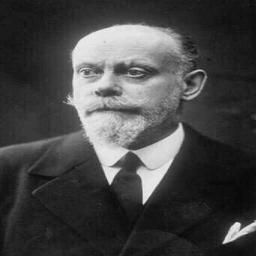
#> input picture Code/Avec CNN/Application/Assets/4.jpg, 256 x 256 px, found by its file name
$ python filtragePasseBas_avec_TF.py
#> lines starting #> are read from the running program, lines starting #| are printed output that depends on the picture
import cv2
import numpy as np

image = cv2.imread("../Assets/4.jpg", cv2.IMREAD_GRAYSCALE)
#> image is the input picture: shape (256, 256); min 6, max 250, mean 69.1
if image is None:
    print("Impossible de charger l'image.")
    exit(-1)

dft = cv2.dft(np.float32(image), flags=cv2.DFT_COMPLEX_OUTPUT)
dft_shifted = np.fft.fftshift(dft)

magnitude_spectrum = 20 * np.log(cv2.magnitude(dft_shifted[:, :, 0], dft_shifted[:, :, 1]) + 1)
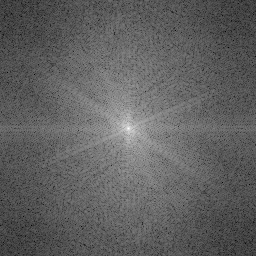
#> magnitude_spectrum: shape (256, 256) float32; min 30.32, max 306.5, mean 134.9; drawn with min black and max white

rows, cols = image.shape
#> rows = 256; cols = 256
crow, ccol = rows // 2 , cols // 2
#> crow = 128; ccol = 128
radius = 30
mask = np.zeros((rows, cols, 2), np.uint8)
cv2.circle(mask, (ccol, crow), radius, (1, 1), -1)

# Application du filtre passe-bas
filtered_dft = dft_shifted * mask

magnitude_spectrum_filtered = 20 * np.log(cv2.magnitude(filtered_dft[:, :, 0], filtered_dft[:, :, 1]) + 1)
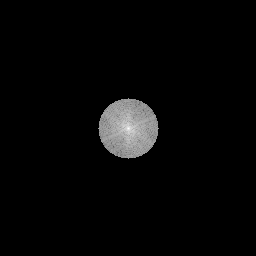
#> magnitude_spectrum_filtered: shape (256, 256) float32; min 0, max 306.5, mean 8.3; drawn with min black and max white

# Retour en espace image
dft_inverse_shifted = np.fft.ifftshift(filtered_dft)
filtered_image = cv2.idft(dft_inverse_shifted)
filtered_image = cv2.magnitude(filtered_image[:, :, 0], filtered_image[:, :, 1])
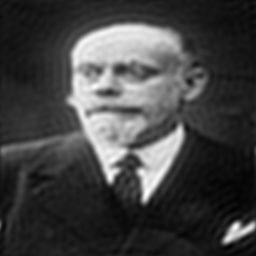
#> filtered_image: shape (256, 256) float32; min 260130.3, max 16547746, mean 4526336.5; drawn with min black and max white

filtered_image = cv2.normalize(filtered_image, None, 0, 255, cv2.NORM_MINMAX)
filtered_image = np.uint8(filtered_image)

cv2.imshow("Image originale", image)
cv2.imshow("Spectre des frequences (avant filtrage)", np.uint8(magnitude_spectrum))
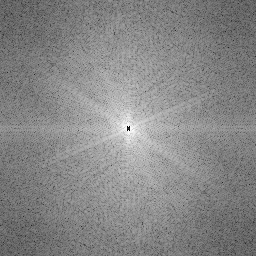
#> window 'Spectre des frequences (avant ': shape (256, 256); min 3, max 254, mean 134.4
cv2.imshow("Spectre des frequences (apres filtrage)", np.uint8(magnitude_spectrum_filtered))
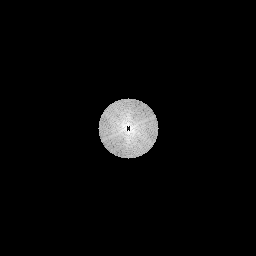
#> window 'Spectre des frequences (apres ': shape (256, 256); min 0, max 254, mean 8.2
cv2.imshow("Image filtree avec passe-bas", filtered_image)

while True:
    if cv2.waitKey(1) & 0xFF == ord('q'):
#> (key q is pressed here)
        break

cv2.destroyAllWindows()

$ run again, with Code/Avec CNN/Application/Assets/1.jpg copied over Code/Avec CNN/Application/Assets/4.jpg
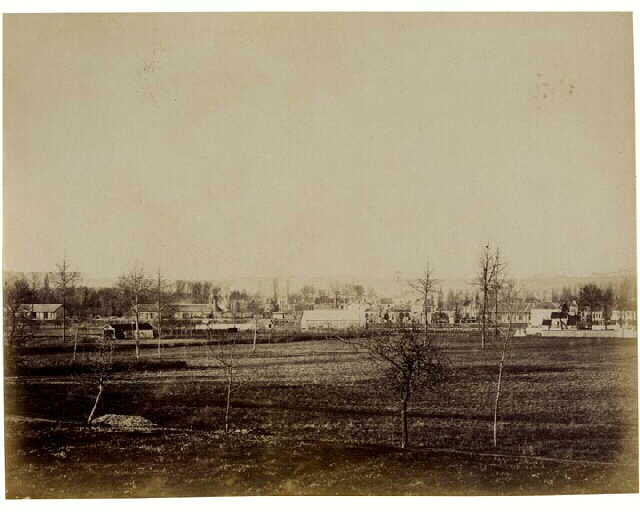
#> input picture Code/Avec CNN/Application/Assets/1.jpg, 640 x 512 px, found by its file name
#> `cv2.imshow("Spectre des frequences (avant filtrage)", np.uint8(magnitu..`:
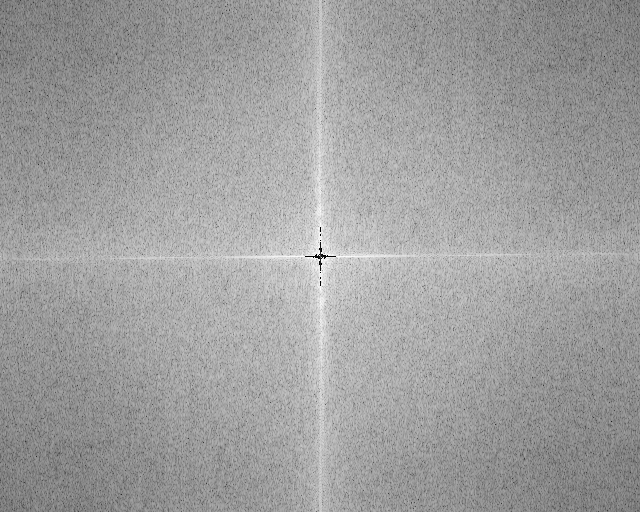
#> window 'Spectre des frequences (avant ': shape (512, 640); min 0, max 255, mean 158.5
#> `cv2.imshow("Spectre des frequences (apres filtrage)", np.uint8(magnitu..`:
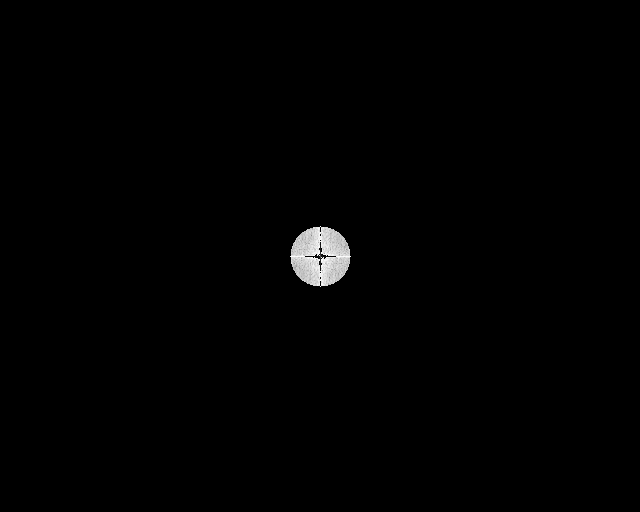
#> window 'Spectre des frequences (apres ': shape (512, 640); min 0, max 255, mean 1.7

$ run again, with Code/Avec CNN/Application/Assets/10.jpg copied over Code/Avec CNN/Application/Assets/4.jpg
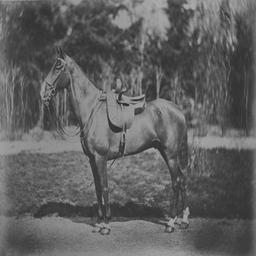
#> input picture Code/Avec CNN/Application/Assets/10.jpg, 256 x 256 px, found by its file name
#> image is the input picture: shape (256, 256); min 33, max 181, mean 96.3
#> `cv2.imshow("Spectre des frequences (avant filtrage)", np.uint8(magnitu..`:
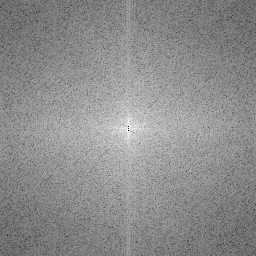
#> window 'Spectre des frequences (avant ': shape (256, 256); min 6, max 255, mean 140.6
#> `cv2.imshow("Spectre des frequences (apres filtrage)", np.uint8(magnitu..`:
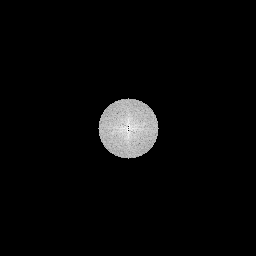
#> window 'Spectre des frequences (apres ': shape (256, 256); min 0, max 255, mean 8.1

$ run again, with Code/Avec CNN/Application/Assets/11.jpg copied over Code/Avec CNN/Application/Assets/4.jpg
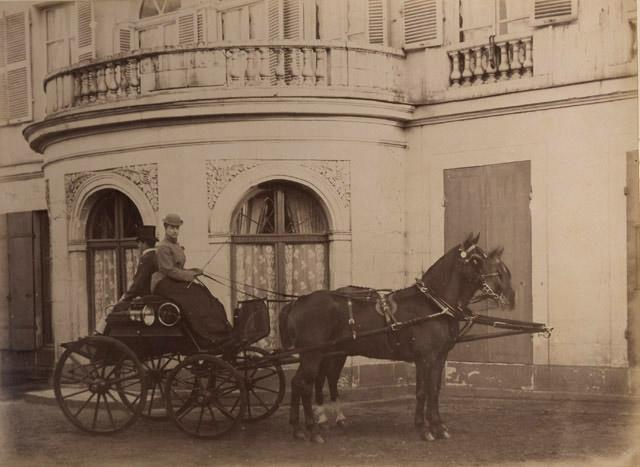
#> input picture Code/Avec CNN/Application/Assets/11.jpg, 640 x 467 px, found by its file name
#> `cv2.imshow("Spectre des frequences (avant filtrage)", np.uint8(magnitu..`:
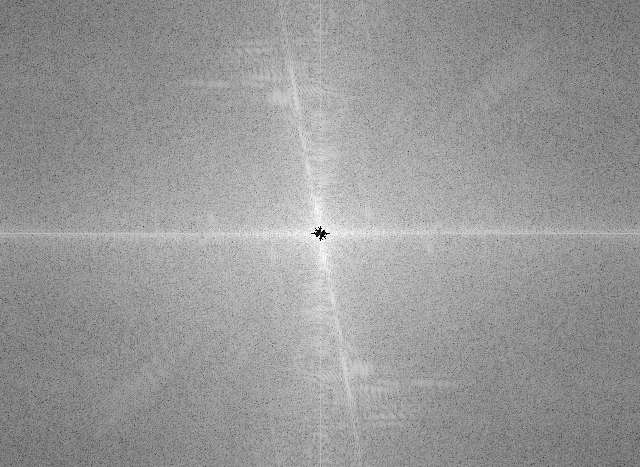
#> window 'Spectre des frequences (avant ': shape (467, 640); min 0, max 255, mean 152.4
#> `cv2.imshow("Spectre des frequences (apres filtrage)", np.uint8(magnitu..`:
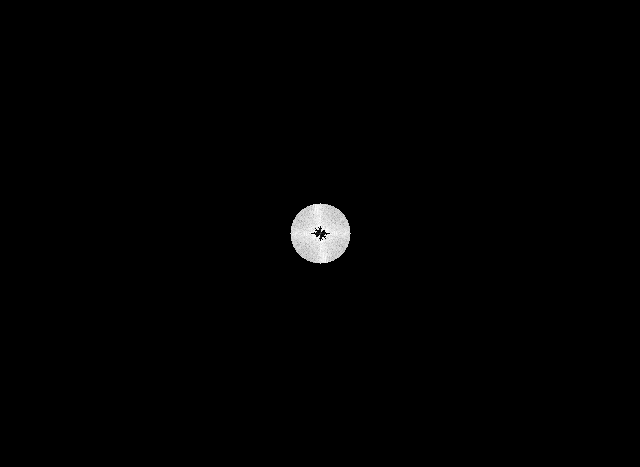
#> window 'Spectre des frequences (apres ': shape (467, 640); min 0, max 255, mean 2
